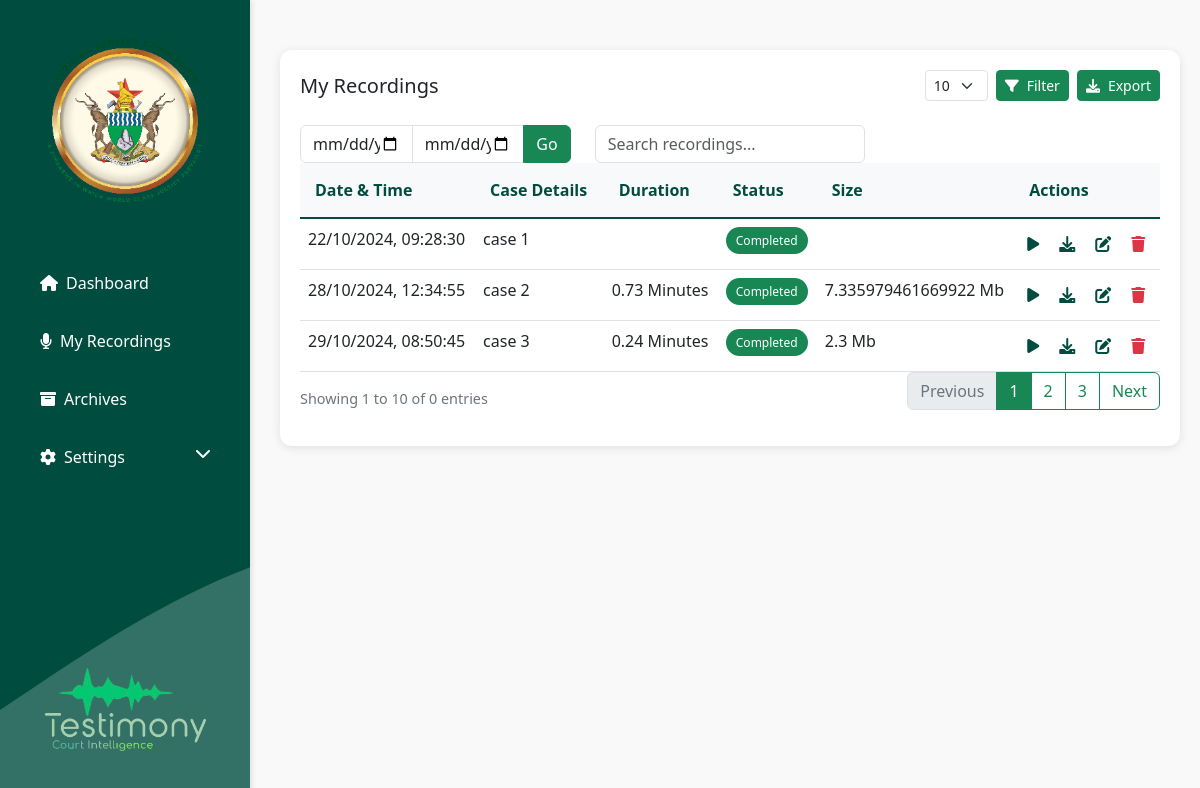
Page /recordings on the earlier database version.
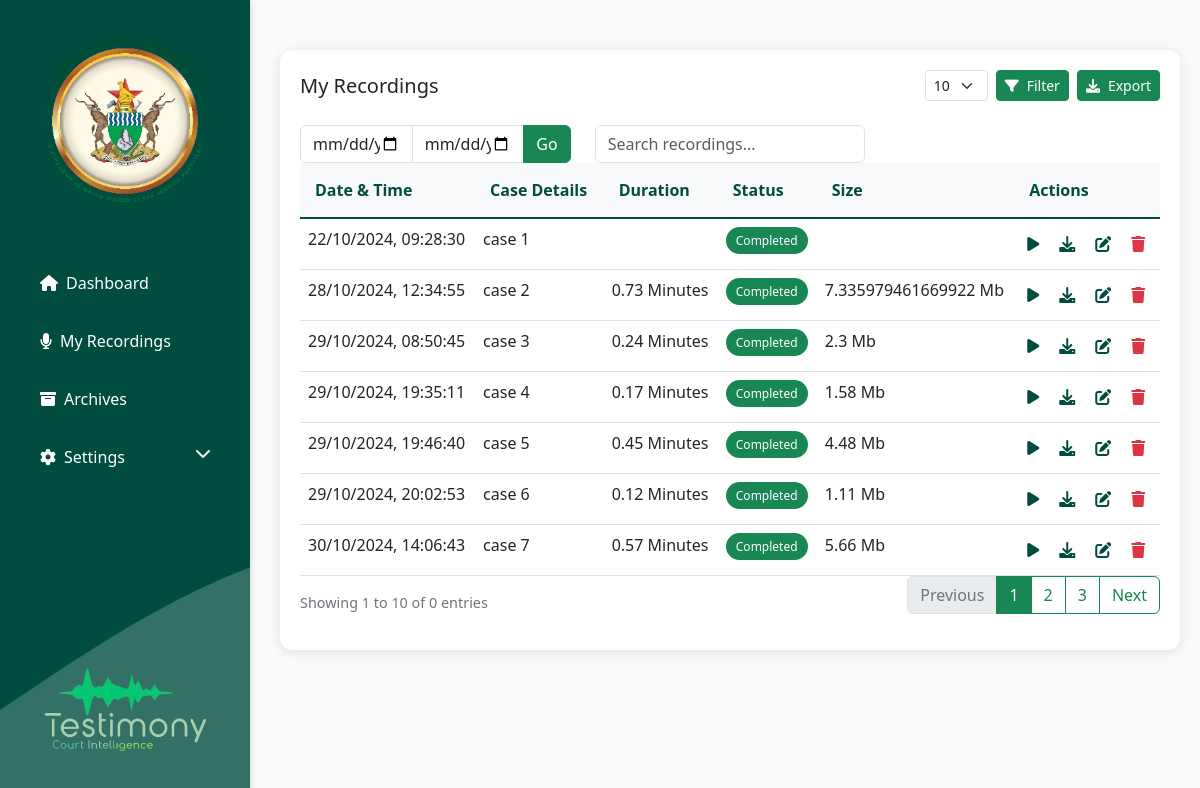
Same page on the later database version.
### tables this page shows
CREATE TABLE case_recordings (
    id INTEGER PRIMARY KEY AUTOINCREMENT,
    case_number TEXT NOT NULL,
    title TEXT,
    subtitle TEXT,
    date_stamp TEXT NOT NULL,
    file_path TEXT NOT NULL,
    prosecution_counsel TEXT,
    status TEXT,
    judge_name TEXT,
    defense_counsel TEXT,
    courtroom TEXT,
    duration TEXT,
    annotations TEXT,
    transcript TEXT,
    size TEXT
, notes TEXT);

### app.py (the view)
@app.route('/recordings')
def recordings():
    conn = sqlite3.connect('MutapiAudioRecordings.db')
    cursor = conn.cursor()
    cursor.execute("SELECT * FROM case_recordings")
    case_recordings = cursor.fetchall()
    print(case_recordings)
    conn.close()
    return render_template('recordings.html', case_recordings=case_recordings)

### templates/recordings.html (shortened to what this page needs)
<!DOCTYPE html>
<html lang="en">
<head>
  <link href="https://cdn.jsdelivr.net/npm/bootstrap@5.3.0-alpha1/dist/css/bootstrap.min.css" rel="stylesheet">
  <link href="https://cdnjs.cloudflare.com/ajax/libs/font-awesome/6.0.0/css/all.min.css" rel="stylesheet">
  <link href="https://cdn.quilljs.com/1.3.6/quill.snow.css" rel="stylesheet">
  <link rel="stylesheet" href="{{ url_for('static', filename='css/style.css') }}">
</head>
</head>
<body>
  <div class="sidebar d-flex flex-column">
    <div class="logo-container text-center mb-4">
      <img src="{{ url_for('static', filename='./images/logojsc.png') }}" alt="Court Recording Logo" class="logo img-fluid">
    </div>
<nav class="nav flex-column flex-grow-1">
  <a class="nav-link active" href="courtrec">
    <i class="fas fa-home me-2"></i>Dashboard
  </a>
  <a class="nav-link" href="recordings">
    <i class="fas fa-microphone me-2"></i>My Recordings
  </a>
  <a class="nav-link" href="#">
    <i class="fas fa-archive me-2"></i>Archives
  </a>
  <a class="nav-link" data-bs-toggle="collapse" href="#settingsMenu" role="button" aria-expanded="false" aria-controls="settingsMenu">
    <i class="fas fa-cog me-2"></i>Settings
    <i class="fas fa-chevron-down float-end"></i>
  </a>
</nav>
    <div class="testimony-logo mt-auto text-center">
      <img src="{{ url_for('static', filename='/images/testimony.png') }}" alt="testimony logo" class="logo img-fluid">
    </div>
  </div>
  <div class="main-content">
    <div class="recordings-table">
      <div class="d-flex justify-content-between align-items-center mb-4">
        <h5 id="recent-recordings" class="mb-0">My Recordings</h5>
        <div class="d-flex gap-2">
            <select id="recordingsPerPage" class="form-select form-select-sm" style="width: auto;">
                <option value="10">10</option>
            </select>
            <button class="btn btn-success btn-sm" id="filterBtn">
              <i class="fas fa-filter me-2"></i>Filter
            </button>
            <button class="btn btn-success btn-sm">
            <i class="fas fa-download me-2"></i>Export
          </button>
        </div>
    </div>
      <div class="row">
        <div class="col-md-4">
          <div class="input-group">
            <input type="date" id="fromDate" class="form-control" placeholder="From date">
            <input type="date" id="toDate" class="form-control" placeholder="To date">
            <button id="goButton" class="btn btn-success">Go</button>
          </div>
        </div>
        <div class="col-md-4">
          <input type="text" id="searchInput" class="form-control" placeholder="Search recordings...">
        </div>
        </div>
      <table class="table table-hover">
        <thead>
          <tr>
            <th>Date & Time</th>
            <th>Case Details</th>
            <th>Duration</th>
            <th>Status</th>
            <th>Size</th>
            <th>Actions</th>
          </tr>
        </thead>
          <tbody id="recordingsTableBody">
            {% for recording in case_recordings %}
            <tr class="recording-row" data-bs-toggle="modal" data-bs-target="#recordingModal" onclick="populateModal(
               '{{ recording[0] }}',  // id
              '{{ recording[1] }}',  // case_name
              '{{ recording[4] }}',  // date_time
              '{{ recording[6] }}',  // counsel
              '{{ recording[8] }}',  // judge
              '{{ recording[11] }}', // duration
              '{{ recording[13] }}', // file_size
              '{{ recording[14] }}',  // notes
              '{{ recording[12] }}',  // annotations
              '{{ recording[5] }}' //filepath
            )">
              <td>{{ recording[4] }}</td>
              <td>{{ recording[1] }}</td>
              <td>{{ recording[11] }}</td>
              <td><span class="status-badge bg-success text-white">Completed</span></td>
              <td>{{ recording[14] }}</td>
              <td>
                <div class="recording-actions">
                  <button class="action-btn" onclick="playRecording('${recordingData.caseNumber}')">
                    <i class="fas fa-play"></i>
                  </button>
                  <button class="action-btn" onclick="downloadRecording('${recordingData.caseNumber}')">
                    <i class="fas fa-download"></i>
                  </button>
                  <button class="action-btn" onclick="editRecording('${recordingData.caseNumber}')">
                    <i class="fas fa-edit"></i>
                  </button>
                  <button class="action-btn text-danger" onclick="deleteRecording('${recordingData.caseNumber}')">
                    <i class="fas fa-trash"></i>
                  </button>
                </div>
              </td>
            </tr>
        {% endfor %}
        </tbody>
      </table>
      <div class="d-flex justify-content-between align-items-center">
        <div class="pagination-info">
            Showing <span id="startRecord">1</span> to <span id="endRecord">10</span> of <span id="totalRecords">0</span> entries
        </div>
        <nav aria-label="Recordings pagination">
            <ul class="pagination">
                <li class="page-item disabled">
                    <a class="page-link" href="#" tabindex="-1" aria-disabled="true">Previous</a>
                </li>
                <li class="page-item active"><a class="page-link" href="#">1</a></li>
                <li class="page-item"><a class="page-link" href="#">2</a></li>
                <li class="page-item"><a class="page-link" href="#">3</a></li>
                <li class="page-item">
                    <a class="page-link" href="#">Next</a>
                </li>
            </ul>
        </nav>
    </div>
    </div>
  </div>
  </body>
  </html>

### static/css/style.css (style rules this page uses)
:root { --primary-color: #004d40; --secondary-color: #3f7166; --accent-color: #b2dfdb; --warning-color: #ff9800; --danger-color: #f44336; }
body { background-color: #f9f9f9; font-family: "Segoe UI", system-ui, -apple-system, sans-serif; }
.sidebar { height: 100vh; background-color: var(--primary-color); color: white; padding: 20px; position: fixed; top: 0; left: 0; width: 250px; box-shadow: 2px 0 5px rgba(0, 0, 0, 0.1); display: flex; flex-direction: column; }
.nav { flex-grow: 1; }
.mt-auto { margin-top: auto; }
.testimony-logo img { max-width: 200px; margin-bottom: 20px; }
.logo-container { margin-bottom: 30px; }
.logo { max-width: 200px; margin-bottom: 10px; }
.sidebar::before { content: ""; position: absolute; bottom: 0; left: 0; width: 100%; height: 300px; background-size: cover; z-index: 1; }
.sidebar .logo-container, .sidebar .nav-link, .sidebar .testimony-logo { z-index: 2; }
.nav-link { color: white; padding: 12px 20px; border-radius: 8px; margin: 5px 0; transition: all 0.3s ease; }
.main-content { margin-left: 260px; padding: 20px; }
.recordings-table { background: white; border-radius: 12px; box-shadow: 0 2px 10px rgba(0, 0, 0, 0.1); margin-top: 30px; padding: 20px; }
.table { margin: 0; }
.table thead th { background-color: #f8f9fa; border-bottom: 2px solid var(--primary-color); color: var(--primary-color); font-weight: 600; padding: 15px; }
.recording-actions { display: flex; gap: 10px; }
.action-btn { background: none; border: none; color: var(--primary-color); padding: 5px; border-radius: 5px; transition: all 0.2s ease; }
.status-badge { padding: 5px 10px; border-radius: 20px; font-size: 12px; font-weight: 500; }
.pagination-info { font-size: 0.9em; color: #6c757d; }
.pagination .page-link { color: #198754; border-color: #198754; }
.pagination .page-item.active .page-link { background-color: #198754; border-color: #198754; color: white; }
.pagination .page-item.disabled .page-link { color: #6c757d; border-color: #dee2e6; }
.recording-row { transition: background-color 0.3s ease; }
.action-btn { background: transparent; border: none; cursor: pointer; }

Differences in the rows shown:
added case_recordings: date_stamp "29/10/2024, 19:35:11", case_number "case 4", duration "0.17 Minutes", size "1.58 Mb"
added case_recordings: date_stamp "29/10/2024, 19:46:40", case_number "case 5", duration "0.45 Minutes", size "4.48 Mb"
added case_recordings: date_stamp "29/10/2024, 20:02:53", case_number "case 6", duration "0.12 Minutes", size "1.11 Mb"
added case_recordings: date_stamp "30/10/2024, 14:06:43", case_number "case 7", duration "0.57 Minutes", size "5.66 Mb"
